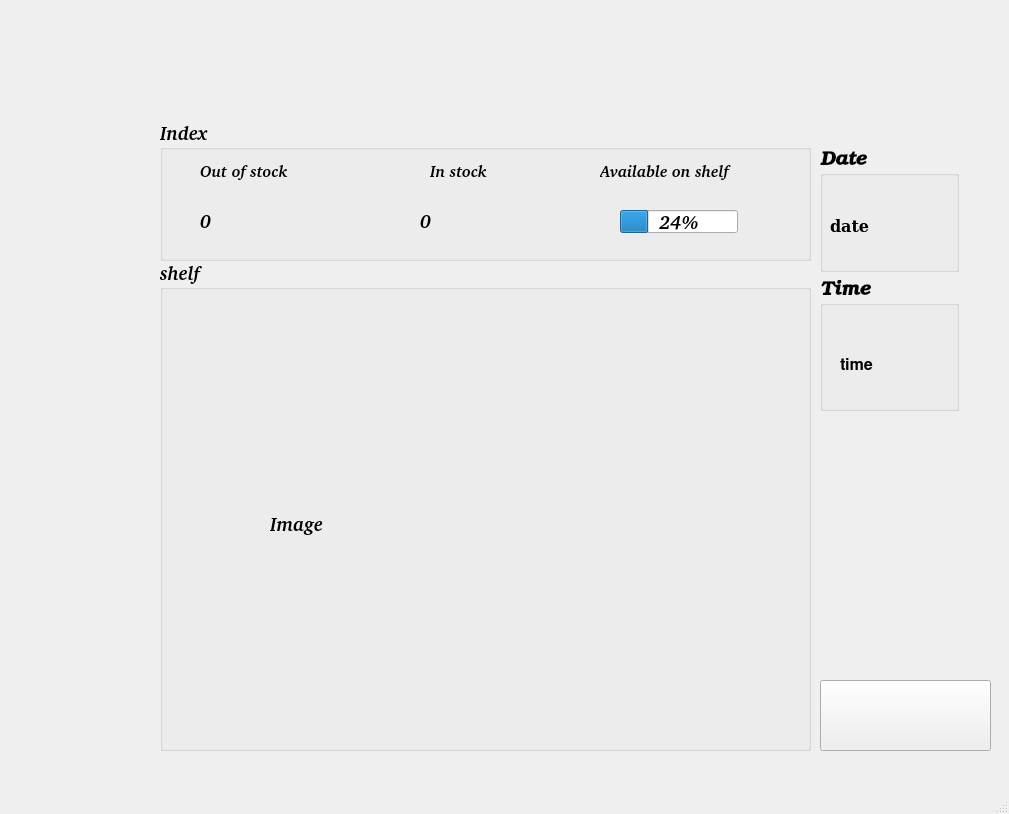
<?xml version="1.0" encoding="UTF-8"?>
<ui version="4.0">
 <class>MainWindow</class>
 <widget class="QMainWindow" name="MainWindow">
  <property name="geometry">
   <rect>
    <x>0</x>
    <y>0</y>
    <width>1009</width>
    <height>814</height>
   </rect>
  </property>
  <property name="windowTitle">
   <string>Inventory App</string>
  </property>
  <widget class="QWidget" name="centralwidget">
   <widget class="QLabel" name="logo_HCMUTE">
    <property name="geometry">
     <rect>
      <x>250</x>
      <y>10</y>
      <width>451</width>
      <height>111</height>
     </rect>
    </property>
    <property name="text">
     <string/>
    </property>
   </widget>
   <widget class="QGroupBox" name="group_img">
    <property name="geometry">
     <rect>
      <x>160</x>
      <y>260</y>
      <width>651</width>
      <height>491</height>
     </rect>
    </property>
    <property name="font">
     <font>
      <family>URW Bookman [urw]</family>
      <pointsize>14</pointsize>
      <weight>75</weight>
      <italic>true</italic>
      <bold>true</bold>
     </font>
    </property>
    <property name="title">
     <string>shelf</string>
    </property>
    <widget class="QLabel" name="result_img">
     <property name="geometry">
      <rect>
       <x>110</x>
       <y>40</y>
       <width>448</width>
       <height>448</height>
      </rect>
     </property>
     <property name="text">
      <string>Image</string>
     </property>
    </widget>
   </widget>
   <widget class="QGroupBox" name="group_info">
    <property name="geometry">
     <rect>
      <x>160</x>
      <y>120</y>
      <width>651</width>
      <height>141</height>
     </rect>
    </property>
    <property name="font">
     <font>
      <family>URW Bookman [UKWN]</family>
      <pointsize>14</pointsize>
      <weight>75</weight>
      <italic>true</italic>
      <bold>true</bold>
     </font>
    </property>
    <property name="title">
     <string>Index</string>
    </property>
    <widget class="QLabel" name="OOS_lable">
     <property name="geometry">
      <rect>
       <x>40</x>
       <y>30</y>
       <width>121</width>
       <height>41</height>
      </rect>
     </property>
     <property name="font">
      <font>
       <pointsize>12</pointsize>
      </font>
     </property>
     <property name="text">
      <string>Out of stock</string>
     </property>
    </widget>
    <widget class="QLabel" name="IS_lable">
     <property name="geometry">
      <rect>
       <x>270</x>
       <y>40</y>
       <width>91</width>
       <height>21</height>
      </rect>
     </property>
     <property name="font">
      <font>
       <pointsize>12</pointsize>
      </font>
     </property>
     <property name="text">
      <string>In stock</string>
     </property>
    </widget>
    <widget class="QLabel" name="avalible_lable">
     <property name="geometry">
      <rect>
       <x>440</x>
       <y>30</y>
       <width>161</width>
       <height>41</height>
      </rect>
     </property>
     <property name="font">
      <font>
       <pointsize>12</pointsize>
      </font>
     </property>
     <property name="text">
      <string>Available on shelf</string>
     </property>
    </widget>
    <widget class="QLabel" name="OOS_index">
     <property name="geometry">
      <rect>
       <x>40</x>
       <y>80</y>
       <width>111</width>
       <height>41</height>
      </rect>
     </property>
     <property name="text">
      <string>0</string>
     </property>
    </widget>
    <widget class="QLabel" name="IS_index">
     <property name="geometry">
      <rect>
       <x>260</x>
       <y>80</y>
       <width>111</width>
       <height>41</height>
      </rect>
     </property>
     <property name="text">
      <string>0</string>
     </property>
    </widget>
    <widget class="QProgressBar" name="avalible_index">
     <property name="geometry">
      <rect>
       <x>460</x>
       <y>90</y>
       <width>118</width>
       <height>23</height>
      </rect>
     </property>
     <property name="value">
      <number>24</number>
     </property>
    </widget>
   </widget>
   <widget class="QGroupBox" name="TimeBox">
    <property name="geometry">
     <rect>
      <x>820</x>
      <y>280</y>
      <width>139</width>
      <height>131</height>
     </rect>
    </property>
    <property name="font">
     <font>
      <family>URW Bookman</family>
      <pointsize>14</pointsize>
      <weight>75</weight>
      <italic>true</italic>
      <bold>true</bold>
     </font>
    </property>
    <property name="title">
     <string>Time</string>
    </property>
    <widget class="QLabel" name="time">
     <property name="geometry">
      <rect>
       <x>20</x>
       <y>50</y>
       <width>101</width>
       <height>71</height>
      </rect>
     </property>
     <property name="font">
      <font>
       <family>FreeSans</family>
       <pointsize>12</pointsize>
       <weight>75</weight>
       <italic>false</italic>
       <bold>true</bold>
      </font>
     </property>
     <property name="text">
      <string>time</string>
     </property>
    </widget>
   </widget>
   <widget class="QGroupBox" name="Date_box">
    <property name="geometry">
     <rect>
      <x>820</x>
      <y>150</y>
      <width>139</width>
      <height>122</height>
     </rect>
    </property>
    <property name="font">
     <font>
      <family>URW Bookman</family>
      <pointsize>14</pointsize>
      <weight>75</weight>
      <italic>true</italic>
      <bold>true</bold>
     </font>
    </property>
    <property name="title">
     <string>Date</string>
    </property>
    <widget class="QLabel" name="date">
     <property name="geometry">
      <rect>
       <x>10</x>
       <y>40</y>
       <width>121</width>
       <height>71</height>
      </rect>
     </property>
     <property name="font">
      <font>
       <family>DejaVu Serif</family>
       <pointsize>12</pointsize>
       <weight>75</weight>
       <italic>false</italic>
       <bold>true</bold>
      </font>
     </property>
     <property name="text">
      <string>date</string>
     </property>
    </widget>
   </widget>
   <widget class="QPushButton" name="inventory_btn">
    <property name="geometry">
     <rect>
      <x>820</x>
      <y>680</y>
      <width>171</width>
      <height>71</height>
     </rect>
    </property>
    <property name="font">
     <font>
      <family>URW Bookman [UKWN]</family>
      <pointsize>12</pointsize>
      <weight>75</weight>
      <italic>true</italic>
      <bold>true</bold>
     </font>
    </property>
    <property name="text">
     <string/>
    </property>
   </widget>
  </widget>
  <widget class="QMenuBar" name="menubar">
   <property name="geometry">
    <rect>
     <x>0</x>
     <y>0</y>
     <width>1009</width>
     <height>20</height>
    </rect>
   </property>
  </widget>
  <widget class="QStatusBar" name="statusbar"/>
 </widget>
 <resources/>
 <connections/>
</ui>
